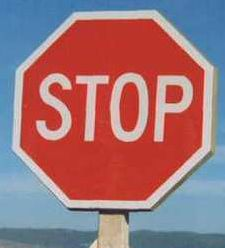
#> input picture project/stopsign/stop-reference.jpg, 225 x 248 px
$ jupyter execute --allow-errors object_detection_draft.ipynb   (text cells are left out)
#> lines starting #> are read from the running program, lines starting #| are printed output that depends on the picture; pictures that were not available may be replaced by others from this repository, and a replacement may not be noted
[cell 1]
import numpy as np
import cv2
from imageio import imread
import matplotlib.pyplot as plt

[cell 2]
dirname = 'stopsign/'
img_ref = imread(dirname + 'stop-reference.jpg')
#> img_ref is the input picture: shape (248, 225, 3); mean R, G, B 157.2, 115.1, 121.4
img1 = imread(dirname + 'stop1.jpg')
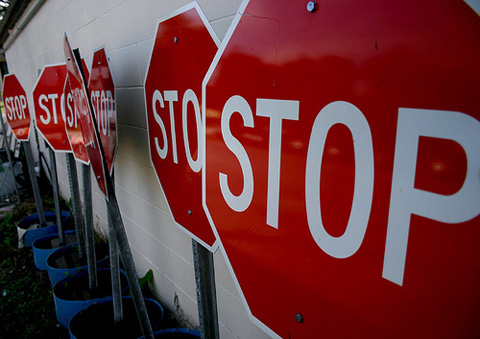
#> input picture project/stopsign/stop2.jpg, 480 x 339 px, given in place of stop1.jpg, which was not available
#> img1 is the input picture: shape (339, 480, 3); mean R, G, B 105.7, 54.3, 58.4

[cell 3]
def extract_correspondences(im1, im2, coeff=0.5):
    """
    im1: image to match
    im2: reference image
    return two lists of good-match keypoints
    """
    sift = cv2.xfeatures2d.SIFT_create()
    keypts1, desc1 = sift.detectAndCompute(im1, None)
    keypts2, desc2 = sift.detectAndCompute(im2, None)
    matches = cv2.BFMatcher().knnMatch(desc1, desc2, k=2)

    # find good matches above threshold
    good_keypts1 = []
    good_keypts2 = []
    for m1, m2 in matches:
        if m1.distance > coeff * m2.distance:
            continue
        good1 = keypts1[m1.queryIdx]
        good2 = keypts2[m1.trainIdx]
        good_keypts1.append(good1)
        good_keypts2.append(good2)

    return good_keypts1, good_keypts2

[cell 4]
def get_vertices(im_ref):
    height, width = im_ref.shape[:2]
    points = np.stack([
        (0, 0), (width, 0), (width, height), (0, height)
    ]).astype(np.float32)
    return points

def reshape_vertices_for_cv2(points):
    vertices  = points.reshape((-1,1,2)).astype(np.int32)
    return vertices

def draw_bounding_box(im, vertices):
    ret = cv2.polylines(im.copy(), [vertices], isClosed=True,
                   color=(0, 255, 255), thickness=5)
    return ret

[cell 5]
def convert_vertices_using_keypoint_pairs(points, keypt, keypt_ref):
    """
    helper for visualization, probabaly not used in final
    vertices: from the reference image
    keypt: a single keypoint
    """
    # scale
    scale = keypt.size / keypt_ref.size
    points *= scale

    # translation
    points += keypt.pt
    points -= keypt_ref.pt

    # rotation
    angle = keypt.angle - keypt_ref.angle
    theta = np.radians(angle)
    c, s = np.cos(theta), np.sin(theta)
    R = np.array(((c, -s), (s, c)))
    points = points @ R.T

    return points

[cell 6]
kpts, kpts_ref = extract_correspondences(img1, img_ref)
#> in extract_correspondences, `keypts1, desc1 = sift.detectAndCompute(im1, None)`: keypts1 = 574 keypoints; strongest (x, y, size): (41, 117, 2.1), (162, 105, 2.7), (175, 161, 3.1), (56, 122, 2.4)
#> in extract_correspondences, `keypts2, desc2 = sift.detectAndCompute(im2, None)`: keypts2 = 199 keypoints; strongest (x, y, size): (174, 94, 10.5), (89, 135, 7.8), (159, 135, 7.6), (55, 89, 7.8)
#> in extract_correspondences, `matches = cv2.BFMatcher().knnMatch(desc1, desc2, k=2)`: matches = 574 matches
#> after the loop in extract_correspondences, `for m1, m2 in matches:`: good_keypts1 = 3 keypoints; (x, y, size): (394, 268, 17.7), (296, 133, 18.3), (409, 201, 25.2); good_keypts2 = 3 keypoints; (x, y, size): (159, 135, 7.6), (104, 93, 10.3), (163, 108, 9.6)
#> kpts has the same summary as good_keypts1 in extract_correspondences; kpts_ref has the same summary as good_keypts2 in extract_correspondences

[cell 7]
idx = 21
points_ref = get_vertices(img_ref)
#> points_ref = [[0, 0], [225, 0], [225, 248], [0, 248]]
#> (the rest of this cell did not finish here and is left out)

[cell 8]
idx = 40
points_ref = get_vertices(img_ref)
#> (the rest of this cell did not finish here and is left out)

[cell 9]
voters = np.vstack([
    (kp.size,
     kp.angle,
     kp.pt[0],
     kp.pt[1]) for kp in kpts
])
#> voters = [[18.27, 10.72, 296.1, 133.3], [17.71, 359.5, 393.5, 268.5], [25.24, 6.2, 408.5, 200.6]]

[cell 10]
# get bins
upper = voters.max(axis=0)
#> upper = [25.24, 359.5, 408.5, 268.5]
lower = voters.min(axis=0)
#> lower = [17.71, 6.2, 296.1, 133.3]
middle = (upper + lower) / 2
#> middle = [21.48, 182.8, 352.3, 200.9]
dist = middle - lower
#> dist = [3.77, 176.6, 56.24, 67.57]
bins = np.vstack([
    lower - dist,
    middle,
    upper + dist
])
#> bins = [[13.94, -170.4, 239.8, 65.78], [21.48, 182.8, 352.3, 200.9], [29.01, 536.1, 464.8, 336]]

[cell 11]
bins
#> Out has the same summary as bins

[cell 12]
votes = np.vstack([
    np.digitize(voters[:, i], bins[:, i], right=False)
    for i in range(voters.shape[1])
]).T
#> votes = [[1, 1, 1, 1], [1, 2, 2, 2], [2, 1, 2, 1]]

[cell 13]
from collections import Counter

[cell 14]
votes.shape
#> Out = (3, 4)

[cell 15]
vote_tuples = tuple([tuple(row) for row in votes])
#> vote_tuples = ((1, 1, 1, 1), (1, 2, 2, 2), (2, 1, 2, 1))
vote_counter = Counter(vote_tuples)
#> vote_counter = {(1, 1, 1, 1): 1, (1, 2, 2, 2): 1, (2, 1, 2, 1): 1}

[cell 16]
vote_counter.most_common()
#> Out = [((1, 1, 1, 1), 1), ((1, 2, 2, 2), 1), ((2, 1, 2, 1), 1)]

[cell 17]
# who casted the votes?
winner = vote_counter.most_common()[0][0]
#> winner = (1, 1, 1, 1)
good_voters = np.where((votes == winner).all(axis=1))[0]
#> good_voters = [0]

[cell 18]
good_voters # index into keypoints
#> Out = [0]

[cell 19]
# dequantize, can probably use a class for the quantizer
vals = bins[0] + np.array(winner) * dist
#> vals = [17.71, 6.2, 296.1, 133.3]
vals
#> Out = [17.71, 6.2, 296.1, 133.3]

[cell 20]
kpts[0].size, kpts[0].angle, kpts[0].pt
#> Out = (18.27, 10.72, (296.1, 133.3))

[cell 21]
kpts[0].size / kpts_ref[0].size,\
kpts[0].angle - kpts_ref[0].angle, \
np.array(kpts[0].pt) - np.array(kpts_ref[0].pt)
#> Out = (1.77, 3.35, [192.5, 40.74])

[cell 22]
params2 = [
    kpts[0].size / kpts_ref[0].size,
kpts[0].angle - kpts_ref[0].angle,
    kpts[0].pt[0] - kpts_ref[0].pt[0],
    kpts[0].pt[1] - kpts_ref[0].pt[1]
]
#> params2 = [1.77, 3.35, 192.5, 40.74]

[cell 23]
# get params

params = np.vstack([
    (kpts[idx].size / kpts_ref[idx].size,
     kpts[idx].angle - kpts_ref[idx].angle,
     kpts[idx].pt[0] - kpts_ref[idx].pt[0],
     kpts[idx].pt[1] - kpts_ref[idx].pt[1])
    for idx in good_voters
]).mean(axis=0)
#> params = [1.77, 3.35, 192.5, 40.74]

[cell 24]
params
#> Out = [1.77, 3.35, 192.5, 40.74]

[cell 25]
def convert_vertices_using_params(points, params):
    """
    helper for visualization, probabaly not used in final
    vertices: from the reference image
    keypt: a single keypoint
    """
    scale, angle, _, _ = params
    kp_pt = params[2:]

    # scale
    points *= scale

    # translation
    points += kp_pt

    # rotation
    theta = np.radians(angle)
    c, s = np.cos(theta), np.sin(theta)
    R = np.array(((c, -s), (s, c)))
    points = points @ R.T

    return points

[cell 26]
# which point from the reference key point to use here???
# any one from the good voter class will do???
points_ref = get_vertices(img_ref)
points = convert_vertices_using_params(points_ref, params)
#> in convert_vertices_using_params, `scale, angle, _, _ = params`: scale = 1.77; angle = 3.35
#> in convert_vertices_using_params, `kp_pt = params[2:]`: kp_pt = [192.5, 40.74]
#> in convert_vertices_using_params, `points *= scale`: points = [[0, 0], [397.3, 0], [397.3, 437.9], [0, 437.9]]
#> in convert_vertices_using_params, `points += kp_pt`: points = [[192.5, 40.74], [589.8, 40.74], [589.8, 478.6], [192.5, 478.6]]
#> in convert_vertices_using_params, `theta = np.radians(angle)`: theta = 0.0585
#> in convert_vertices_using_params, `c, s = np.cos(theta), np.sin(theta)`: c = 0.998; s = 0.0584
#> in convert_vertices_using_params, `R = np.array(((c, -s), (s, c)))`: R = [[0.998, -0.0584], [0.0584, 0.998]]
#> in convert_vertices_using_params, `points = points @ R.T`: points = [[189.8, 51.92], [586.4, 75.14], [560.8, 512.3], [164.2, 489.1]]
vertices = reshape_vertices_for_cv2(points)
#> in reshape_vertices_for_cv2, `vertices  = points.reshape((-1,1,2)).astype(np.int32)`: vertices = [[189, 51], [586, 75], [560, 512], [164, 489]]
#> vertices = [[189, 51], [586, 75], [560, 512], [164, 489]]
im = draw_bounding_box(img1, vertices)
#> in draw_bounding_box, `ret = cv2.polylines(im.copy(), [vertices], isClosed=True, color=(0, 25..`:
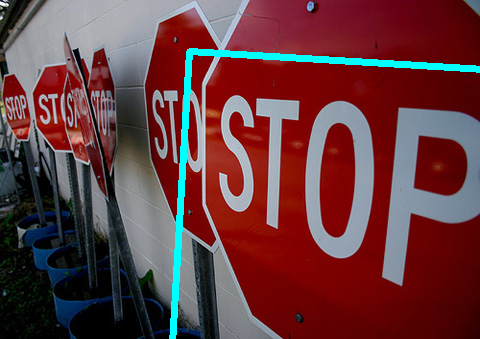
#> ret: shape (339, 480, 3); mean R, G, B 102.7, 59.6, 63.6
plt.imshow(im)

[cell 27]
points = convert_vertices_using_params(points_ref, params2)
#> points = [[525, 143.6], [1225.2, 184.6], [1180.1, 956.4], [479.8, 915.4]]
vertices = reshape_vertices_for_cv2(points)
#> vertices = [[525, 143], [1225, 184], [1180, 956], [479, 915]]
im = draw_bounding_box(img1, vertices)
plt.imshow(im)

[cell 28]
img4 = imread(dirname + 'stop4.jpg')
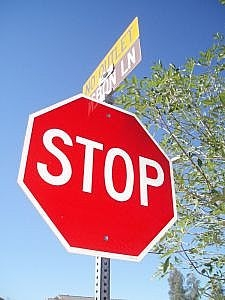
#> input picture project/stopsign/stop4.jpg, 225 x 300 px
#> img4 is the input picture: shape (300, 225, 3); mean R, G, B 161.4, 136.9, 160
